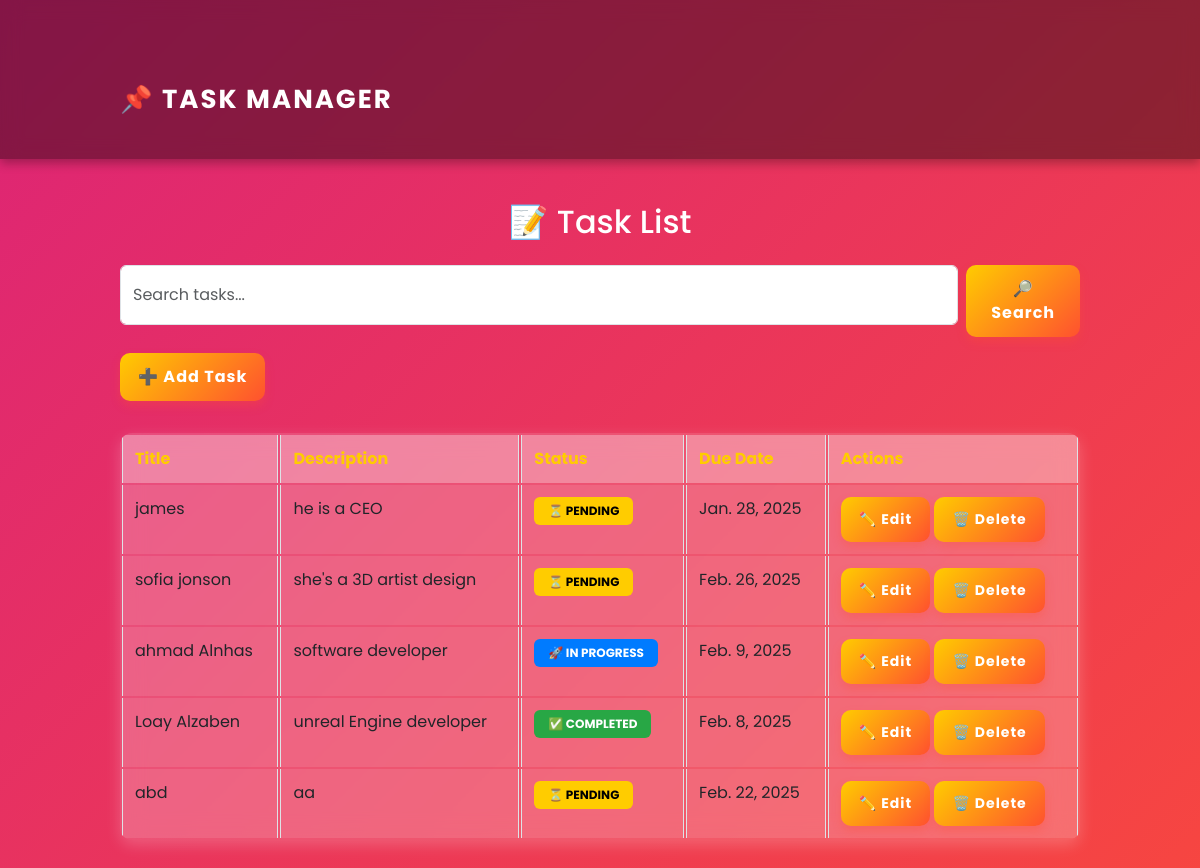
The app's page /, older data.
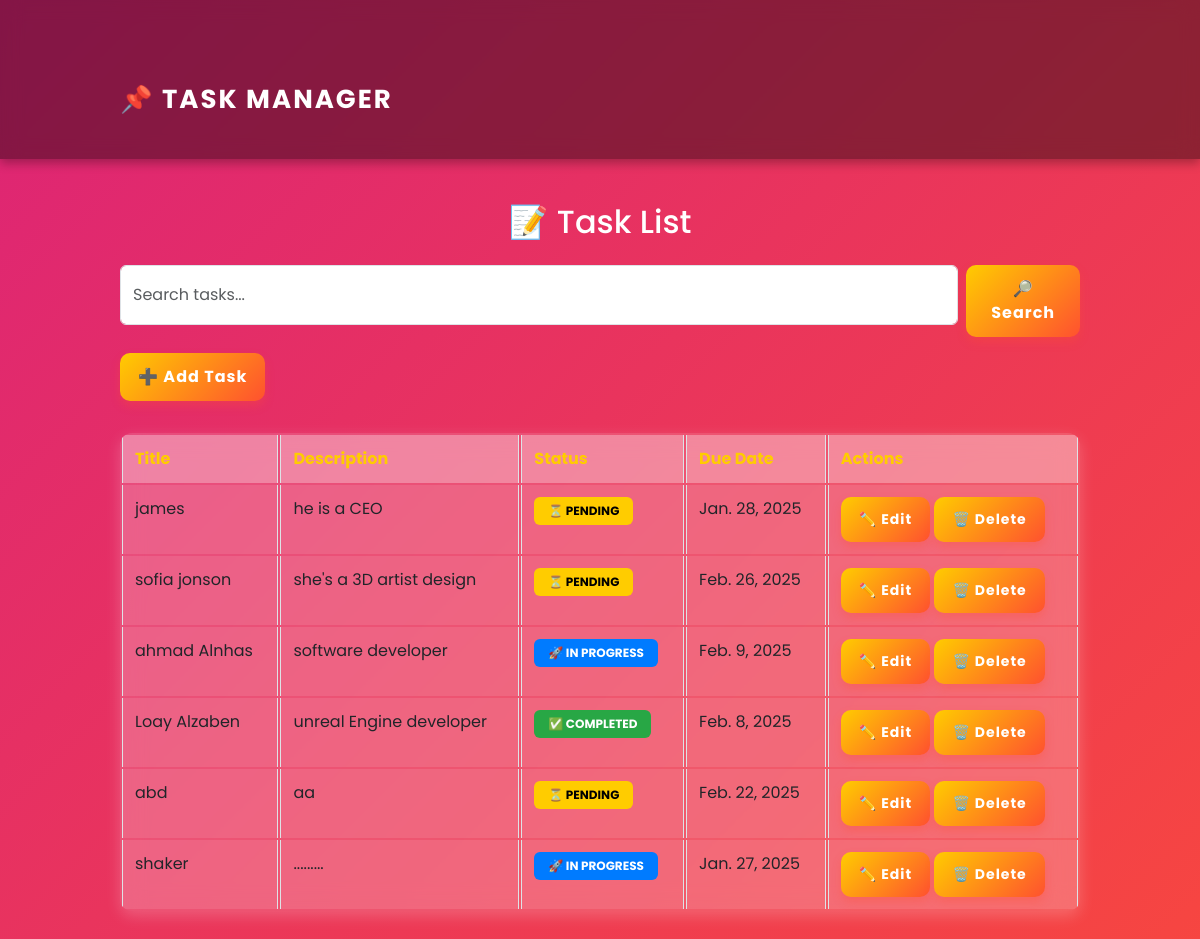
The same page, newer data.
### tasks/models.py (models this page shows, shortened)
class Task(models.Model):
    STATUS_CHOICES = [
        ('Pending', 'Pending'),
        ('In Progress', 'In Progress'),
        ('Completed', 'Completed'),
    ]
    title = models.CharField(max_length=100)
    description = models.TextField(blank=True, null=True)
    status = models.CharField(max_length=20, choices=STATUS_CHOICES, default='Pending')
    created_date = models.DateTimeField(auto_now_add=True)
    due_date = models.DateField()

### tasks/views.py (the view)
# urls.py: path('', task_list, name='task_list'),
def task_list(request):
    search_query = request.GET.get('search', '')  # Get the search query from the form
    tasks = Task.objects.all()  # Get all tasks
    if search_query:
        tasks = tasks.filter(title__icontains=search_query)  # Filter tasks by title (case-insensitive)
    return render(request, 'tasks/task_list.html', {'tasks': tasks, 'search_query': search_query})  # ✅ Ensure this return statement exists

### tasks/templates/tasks/task_list.html
{% extends 'tasks/base.html' %}
{% block content %}
    <h2 class="text-center mb-4">📝 Task List</h2>
    <form method="GET" class="d-flex mb-3">
        <input type="text" name="search" class="form-control me-2" placeholder="Search tasks..." value="{{ search_query }}">
        <button type="submit" class="btn btn-primary">🔎 Search</button>
    </form>
    <a href="{% url 'task_create' %}" class="btn btn-success mb-3">➕ Add Task</a>
    <table class="table table-bordered mt-3">
        <thead>
            <tr>
                <th>Title</th>
                <th>Description</th>
                <th>Status</th>
                <th>Due Date</th>
                <th>Actions</th>
            </tr>
        </thead>
        <tbody>
            {% for task in tasks %}
                <tr>
                    <td>{{ task.title }}</td>
                    <td>{{ task.description }}</td>
                    <td>
                        {% if task.status == "Pending" %}
                            <span class="badge badge-pending">⏳ Pending</span>
                        {% elif task.status == "In Progress" %}
                            <span class="badge badge-progress">🚀 In Progress</span>
                        {% else %}
                            <span class="badge badge-completed">✅ Completed</span>
                        {% endif %}
                    </td>
                    <td>{{ task.due_date }}</td>
                    <td>
                        <a href="{% url 'task_update' task.id %}" class="btn btn-warning btn-sm">✏️ Edit</a>
                        <a href="{% url 'task_delete' task.id %}" class="btn btn-danger btn-sm">🗑️ Delete</a>
                    </td>
                </tr>
            {% empty %}
                <tr>
                    <td colspan="5" class="text-center">No tasks found.</td>
                </tr>
            {% endfor %}
        </tbody>
    </table>
{% endblock %}

### tasks/templates/tasks/base.html (shortened to what this page needs)
{% load static %}
<!DOCTYPE html>
<html lang="en">
<head>
    <link rel="stylesheet" href="https://cdn.jsdelivr.net/npm/bootstrap@5.3.0/dist/css/bootstrap.min.css">
    <link rel="stylesheet" href="{% static 'css/styles.css' %}">
</head>
<body>
    <nav class="navbar navbar-dark">
        <div class="container">
            <a class="navbar-brand" href="{% url 'task_list' %}">📌 Task Manager</a>
        </div>
    </nav>
    <div class="container mt-4">
        {% block content %}{% endblock %}
    </div>
</body>
</html>

### tasks/static/css/styles.css (style rules this page uses)
body { background: linear-gradient(-45deg, #6a11cb, #2575fc, #ff512f, #dd2476); background-size: 400% 400%; animation: gradientBG 15s ease infinite; font-family: 'Poppins', sans-serif; color: white; min-height: 100vh; display: flex; flex-direction: column; align-items: center; justify-content: center; overflow-x: hidden; }
.navbar { background: rgba(0, 0, 0, 0.4); padding: 15px; backdrop-filter: blur(10px); width: 100%; box-shadow: 0px 4px 10px rgba(0, 0, 0, 0.3); }
.navbar-brand { font-size: 26px; font-weight: bold; text-transform: uppercase; letter-spacing: 2px; }
.container { max-width: 1000px; margin-top: 40px; padding: 20px; }
.table { background: rgba(255, 255, 255, 0.15); border-radius: 12px; overflow: hidden; backdrop-filter: blur(12px); border-collapse: separate; box-shadow: 0px 5px 15px rgba(255, 255, 255, 0.2); }
.table th { background-color: rgba(255, 255, 255, 0.3); color: #ffcc00; padding: 12px; }
.table td { background-color: rgba(255, 255, 255, 0.1); padding: 12px; transition: background 0.3s; }
.btn { border-radius: 10px; transition: all 0.3s ease-in-out; font-weight: bold; padding: 12px 18px; letter-spacing: 1px; background: linear-gradient(135deg, #ffcc00, #ff512f); color: white; border: none; box-shadow: 0px 5px 10px rgba(255, 81, 47, 0.3); }
.badge { padding: 8px 14px; border-radius: 6px; font-weight: bold; text-transform: uppercase; }
.badge-pending { background-color: #ffcc00; color: black; }
.badge-progress { background-color: #007bff; color: white; }
.badge-completed { background-color: #28a745; color: white; }
form input, form select, form textarea { background: rgba(255, 255, 255, 0.2); color: white; border: none; padding: 12px; border-radius: 8px; width: 100%; margin-bottom: 12px; font-size: 16px; transition: all 0.3s; }

Row changes from the older to the newer data that the page shows:
added Task: title "shaker", description ".........", status "🚀 IN PROGRESS", due_date "Jan. 27, 2025"
